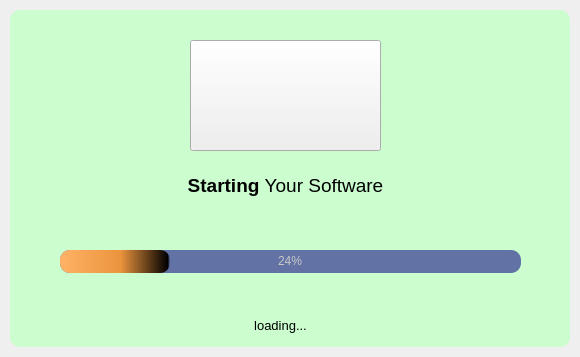
<?xml version="1.0" encoding="UTF-8"?>
<ui version="4.0">
 <class>SplashScreen</class>
 <widget class="QMainWindow" name="SplashScreen">
  <property name="geometry">
   <rect>
    <x>0</x>
    <y>0</y>
    <width>580</width>
    <height>357</height>
   </rect>
  </property>
  <property name="windowTitle">
   <string>MainWindow</string>
  </property>
  <widget class="QWidget" name="centralwidget">
   <layout class="QVBoxLayout" name="verticalLayout">
    <property name="spacing">
     <number>0</number>
    </property>
    <property name="leftMargin">
     <number>10</number>
    </property>
    <property name="topMargin">
     <number>10</number>
    </property>
    <property name="rightMargin">
     <number>10</number>
    </property>
    <property name="bottomMargin">
     <number>10</number>
    </property>
    <item>
     <widget class="QFrame" name="dropShadowFrame">
      <property name="styleSheet">
       <string notr="true">QFrame {	
		
	background-color: rgb(203, 253, 207);
	color: rgb(220, 220, 220);
	border-radius: 10px;
}</string>
      </property>
      <property name="frameShape">
       <enum>QFrame::StyledPanel</enum>
      </property>
      <property name="frameShadow">
       <enum>QFrame::Raised</enum>
      </property>
      <widget class="QLabel" name="label_description">
       <property name="geometry">
        <rect>
         <x>10</x>
         <y>150</y>
         <width>531</width>
         <height>51</height>
        </rect>
       </property>
       <property name="font">
        <font>
         <family>Segoe UI</family>
         <pointsize>14</pointsize>
        </font>
       </property>
       <property name="styleSheet">
        <string notr="true">color: rgb(0, 0, 0);</string>
       </property>
       <property name="text">
        <string>&lt;strong&gt;Starting &lt;/strong&gt; Your Software</string>
       </property>
       <property name="alignment">
        <set>Qt::AlignCenter</set>
       </property>
      </widget>
      <widget class="QProgressBar" name="progressBar">
       <property name="geometry">
        <rect>
         <x>50</x>
         <y>240</y>
         <width>461</width>
         <height>23</height>
        </rect>
       </property>
       <property name="styleSheet">
        <string notr="true">QProgressBar {
	
	background-color: rgb(98, 114, 164);
	color: rgb(200, 200, 200);
	border-style: none;
	border-radius: 10px;
	text-align: center;
}
QProgressBar::chunk{
	border-radius: 10px;
	
	
	background-color: qlineargradient(spread:pad, x1:0, y1:0, x2:1, y2:0, stop:0 rgba(255, 178, 102, 255), stop:0.55 rgba(235, 148, 61, 255), stop:0.98 rgba(0, 0, 0, 255), stop:1 rgba(0, 0, 0, 0));
}</string>
       </property>
       <property name="value">
        <number>24</number>
       </property>
      </widget>
      <widget class="QLabel" name="label_loading">
       <property name="geometry">
        <rect>
         <x>0</x>
         <y>295</y>
         <width>541</width>
         <height>41</height>
        </rect>
       </property>
       <property name="font">
        <font>
         <family>MS Shell Dlg 2</family>
         <pointsize>10</pointsize>
         <weight>9</weight>
         <italic>false</italic>
         <bold>false</bold>
        </font>
       </property>
       <property name="styleSheet">
        <string notr="true">color:rgb(0, 0, 0);
font: 75 8pt &quot;MS Shell Dlg 2&quot;;
font: 75 10pt &quot;MS Shell Dlg 2&quot;;</string>
       </property>
       <property name="text">
        <string>loading...</string>
       </property>
       <property name="alignment">
        <set>Qt::AlignCenter</set>
       </property>
      </widget>
      <widget class="QPushButton" name="pushButton">
       <property name="geometry">
        <rect>
         <x>180</x>
         <y>30</y>
         <width>191</width>
         <height>111</height>
        </rect>
       </property>
       <property name="styleSheet">
        <string notr="true">background-image: url(:/icon/logo.jpeg);</string>
       </property>
       <property name="text">
        <string/>
       </property>
      </widget>
     </widget>
    </item>
   </layout>
  </widget>
 </widget>
 <resources>
  <include location="icon.qrc"/>
 </resources>
 <connections/>
</ui>
